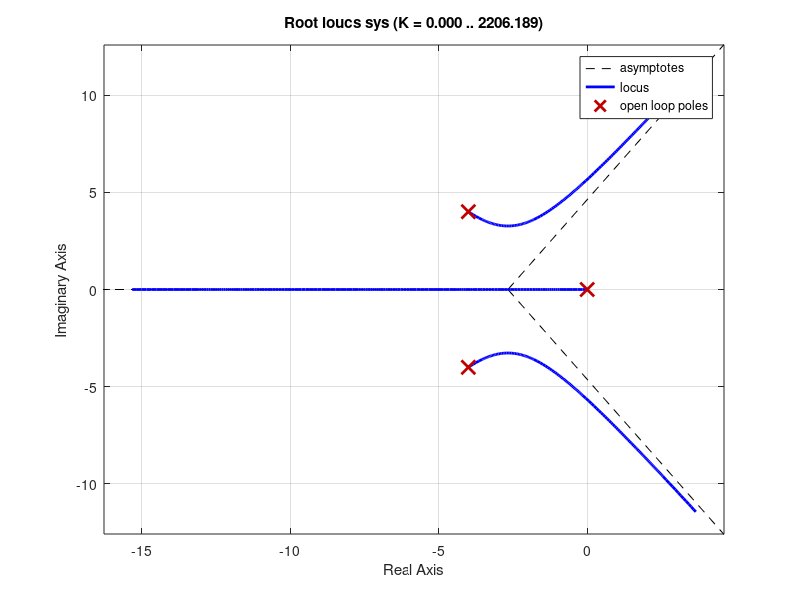

The MATLAB script that drew this image:
% Define the numerator of the transfer function
num1 = [1];

% Define the first part of the denominator of the transfer function
d1 = [1 0];

% Define the second part of the denominator of the transfer function
d2 = [1 8 32];

d = conv(d1, d2);

% Create a transfer function with the specified numerator and denominator
sys = tf(num1, d);

% Plot the root locus of the transfer function
rlocus(sys)


